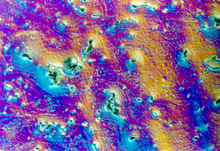
%> input picture Project_Code_Images/alu.tif, 220 x 151 px, shrunk from 572 x 392 before the run
$ octave CS443_Project.m   (GNU Octave 9; MATLAB toolbox functions it lacks are replaced by stand-ins)
%> lines starting %> are read from the running program, lines starting %| are printed output that depends on the picture
### myRGB2YCbCr.m
function [imOut] = MyRGB2YCbCr(imagePath)

% Read in image
im = imread(imagePath);

% Get Image Bitdepth PER CHANNEL. (grayscale -> R=G=B)
% (Matlab does 8 bit, 16 bit, and floating point from 0 to 1 for other
% depths)
if(isa(im,'uint8'))
    n = 8;
elseif(isa(im,'uint16'))
    n = 16;
elseif(isa(im,'double'))
    n = 0; %Bitdepth is not actually 0, but range is between 0 and 1
else %Otherwise, we don't know what it is
    Output = -1;
    return;
end


%% Convert image values into range 0 ... 1 if not already

if(n ~= 0)

    img(:,:,:) = double(im(:,:,:))/double(2^n-1);
else
    img(:,:,:) = im;
end
%% Convert RGB image to YCbCr
%disp("         b. Convert to YCbCr...")
% Multiply the [R;G;B] vector by this for each triplet of colors
A_YCbCr = [ 0.299,      0.587,     0.114;
           -0.1618736, -0.331264,  0.5;
            0.5,       -0.418688, -0.081312];
% Add this vector to end
b_YCbCr = [ 0;
            0.5;
            0.5];

% Decompose channels so we can do matrix multiplication
Rs = img(:,:,1);
Gs = img(:,:,2);
Bs = img(:,:,3);

% Calculate the matrices for Y, Cb, and Cr
Y = A_YCbCr(1,1)*Rs + A_YCbCr(1,2)*Gs + A_YCbCr(1,3)*Bs + b_YCbCr(1);
Cb = A_YCbCr(2,1)*Rs + A_YCbCr(2,2)*Gs + A_YCbCr(2,3)*Bs + b_YCbCr(2);
Cr = A_YCbCr(3,1)*Rs + A_YCbCr(3,2)*Gs + A_YCbCr(3,3)*Bs + b_YCbCr(3);


%% Convert the image back to RGB
%disp("         d. Convert to RGB...")
% Assign the Y, Cb, and Cr matrices to an image
imYCbCr = zeros(size(img,1),size(img,2),size(img,3));
imYCbCr(:,:,1) = Y;
imYCbCr(:,:,2) = Cb;
imYCbCr(:,:,3) = Cr;

imOut = imYCbCr.*255;

### chromaSubsample.m
function [imOut] = chromaSubsample(imYCbCr,subSampleType)
%CHROMASUBSAMPLE Summary of this function goes here
%   Detailed explanation goes here

%disp("       Subsampling: " + imagePath)
%disp("         a. Read in image and generate 3D matrix...")


img = imYCbCr;
Y = img(:,:,1);
Cb = img(:,:,2);
Cr = img(:,:,3);


%% Subsample the image and fill in the empty pixels
%disp("         c. Subsample...")
%%% Y component subsample
% If 1 sample - take first column of each 4
if(subSampleType(1) == 1)
    Y(:,2:4:end) = Y(:,1:4:end); % Set column equal to previous
    Y(:,3:4:end) = Y(:,2:4:end);
    Y(:,4:4:end) = Y(:,3:4:end);
% If 2 samples - take every other column
elseif(subSampleType(1) == 2)
    Y(:,2:4:end) = Y(:,1:4:end); % Set column equal to previous
    Y(:,4:4:end) = Y(:,3:4:end);
% If 3 samples - take the first 3
elseif(subSampleType(1) == 3)
    Y(:,4:4:end) = Y(:,3:4:end); % Set column equal to previous
% If 0 samples - set to 0
elseif(subSampleType(1) == 0)
    Y(:,:) = 0.0;
end


%%% Cr & Cb - First Row Subsample
% If 1 sample - take first column of each 4
if(subSampleType(2) == 1)
    % Cb Component
    Cb(1:2:end,2:4:end) = Cb(1:2:end,1:4:end); % Set column equal to previous
    Cb(1:2:end,3:4:end) = Cb(1:2:end,2:4:end);
    Cb(1:2:end,4:4:end) = Cb(1:2:end,3:4:end);

    % Cr Component
    Cr(1:2:end,2:4:end) = Cr(1:2:end,1:4:end);
    Cr(1:2:end,3:4:end) = Cr(1:2:end,2:4:end);
    Cr(1:2:end,4:4:end) = Cr(1:2:end,3:4:end);
% If 2 samples - take every other column
elseif(subSampleType(2) == 2)
    % Cb Component
    Cb(1:2:end,2:4:end) = Cb(1:2:end,1:4:end);
    Cb(1:2:end,4:4:end) = Cb(1:2:end,3:4:end);

    % Cr Component
    Cr(1:2:end,2:4:end) = Cr(1:2:end,1:4:end);
    Cr(1:2:end,4:4:end) = Cr(1:2:end,3:4:end);
% If 3 samples - take the first 3
elseif(subSampleType(2) == 3)
    % Cb Component
    Cb(1:2:end,4:4:end) = Cb(1:2:end,3:4:end);

    % Cr Component
    Cr(1:2:end,4:4:end) = Cr(1:2:end,3:4:end);
% If 0 samples - set to 0 for now
elseif(subSampleType(2) == 0)
    % Cb Component
    Cb(1:2:end,:) = 0.0;

    % Cr Component
    Cr(1:2:end,:) = 0.0;
end

%%% Cr & Cb - Second Row Subsample
% If 1 sample - take first column of each 4
if(subSampleType(3) == 1)
    % Cb Component
    Cb(2:2:end,2:4:end) = Cb(2:2:end,1:4:end); % Set column equal to previous
    Cb(2:2:end,3:4:end) = Cb(2:2:end,2:4:end);
    Cb(2:2:end,4:4:end) = Cb(2:2:end,3:4:end);

    % Cr Component
    Cr(2:2:end,2:4:end) = Cr(2:2:end,1:4:end);
    Cr(2:2:end,3:4:end) = Cr(2:2:end,2:4:end);
    Cr(2:2:end,4:4:end) = Cr(2:2:end,3:4:end);
% If 2 samples - take every other column
elseif(subSampleType(3) == 2)
    % Cb Component
    Cb(2:2:end,2:4:end) = Cb(2:2:end,1:4:end);
    Cb(2:2:end,4:4:end) = Cb(2:2:end,3:4:end);

    % Cr Component
    Cr(2:2:end,2:4:end) = Cr(2:2:end,1:4:end);
    Cr(2:2:end,4:4:end) = Cr(2:2:end,3:4:end);
% If 3 samples - take the first 3
elseif(subSampleType(3) == 3)
    % Cb Component
    Cb(2:2:end,4:4:end) = Cb(2:2:end,3:4:end);

    % Cr Component
    Cr(2:2:end,4:4:end) = Cr(2:2:end,3:4:end);
% If 0 samples - set to first row
elseif(subSampleType(3) == 0)
    if(mod(size(Y,1),2) == 0) % Handle odd number of rows
        start = 1;
    else
        start = 3;
    end
    % Cb Component
    Cb(2:2:end,:) = Cb(start:2:end,:); % Set row equal to previous

    % Cr Component
    Cr(2:2:end,:) = Cr(start:2:end,:);
end


% If the 1st row has no samples, now we fill it in with the 2nd row
if(subSampleType(2) == 0)
    if(mod(size(Y,1),2) == 0) % Handle odd number of rows
        start = 1;
    else
        start = 3;
    end
    % Cb Component
    Cb(start:2:end,:) = Cb(2:2:end,:); % Set row equal to next

    % Cr Component
    Cr(start:2:end,:) = Cr(2:2:end,:);
end


imYCbCr(:,:,1) = Y;
imYCbCr(:,:,2) = Cb;
imYCbCr(:,:,3) = Cr;


imOut = imYCbCr;
end

### DCT2D.m
function [imDCT] = DCT2D(imYCbCr,N)
%DCT2D Summary of this function goes here
%   Detailed explanation goes here

im = zeros(size(imYCbCr,1)+N-mod(size(imYCbCr,1),N),size(imYCbCr,2)+N-mod(size(imYCbCr,2),N),3);
im(1:size(imYCbCr,1),1:size(imYCbCr,2),:) = imYCbCr;

C = @(x) (x>0)*sqrt(2/N) + (x==0)*sqrt(1/N);

Basis = @(u,v,i,j) cos(((2*i+1).*u.*pi)./(2.*N)).* cos(((2.*j+1).*v.*pi)./(2.*N));


Fuv = zeros(size(im));


% Group Image into DCT Blocks
for x = 1:N:size(im,1)
    for y = 1:N:size(im,2)

        % Loop through each DCT block and apply DCT
        for u = 0:1:N-1
            for v = 0:1:N-1

                Ysum = 0;
                Cbsum = 0;
                Crsum = 0;
                for i = 0:1:N-1
                    for j = 0:1:N-1
                        if(x+i <=size(im,1) && y+j <= size(im,2))
                            Ysum = Ysum + Basis(u,v,i,j)*im(x+i,y+j,1);
                            Cbsum = Cbsum + Basis(u,v,i,j)*im(x+i,y+j,2);
                            Crsum = Crsum + Basis(u,v,i,j)*im(x+i,y+j,3);
% [8 lines of commented-out code are left out]
                        end
                    end
                end

                firstTerm = C(u)*C(v);


                if(x+u <= size(im,1) && y+v <=size(im,2))
                    Fuv(x+u,y+v,1) = firstTerm * Ysum;
                    Fuv(x+u,y+v,2) = firstTerm * Cbsum;
                    Fuv(x+u,y+v,3) = firstTerm * Crsum;
                elseif(x+u <= size(im,1))
                elseif(y+v <=size(im,2))
            end
        end


    end
end


imDCT = Fuv;
end

### CS443_Project.m
% CS443 Project
% Group Members:
%   Nathan Ulmer
%   Dian Hernandez
%   Juley Yeager
%   Jared Nicoll
%   Dalton Johnson
%
% Spring 2021
clear all; close all; clc;

% Path to the images and provided files for the project
addpath("Project_Code_Images");

% ALU Image path
ALU = input("Enter first Image Path: ",'s')
%> the answer given: Project_Code_Images/alu.tif

% Tulips Image path
TULIPS = input("Enter Second Image Path: ",'s')
%> the answer given: Project_Code_Images/tulips.png

disp("Processing Images, this may take a while.")


%% Project Description
% The goal of this project is to imlement the lossy compression part of the
% JPEG algorithm. It implements and applies the specified JPEG algorithm
% for the two included images in Project_Code_Images.

%% Step 1: Compression

disp("1. Reading in Images")
aluOriginal = double(imread(ALU));
tulipOriginal = double(imread(TULIPS));
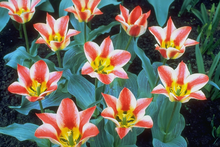
%> input picture Project_Code_Images/tulips.png, 220 x 147 px, shrunk from 768 x 512 before the run

disp("2. Converting Images to YCbCr Color Space")
% 1. Convert RGB components to YCbCr (using HW 2)
aluYCbCr = myRGB2YCbCr(ALU);
%> in MyRGB2YCbCr, im is the input picture: size 151x220x3 uint8; mean R, G, B 127.4, 97, 150.2
%> in MyRGB2YCbCr, `Gs = img(:,:,2);`:
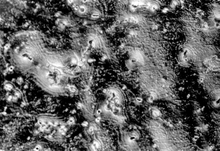
%> Gs: size 151x220 double; min 0, max 1, mean 0.381
tulipYCbCr = myRGB2YCbCr(TULIPS);
%> call 2 of MyRGB2YCbCr, with imagePath = 'Project_Code_Images/tulips.png'
%> in MyRGB2YCbCr, im is the input picture: size 147x220x3 uint8; mean R, G, B 109.5, 104, 91.1
%> in MyRGB2YCbCr (call 2), `Rs = img(:,:,1);`:
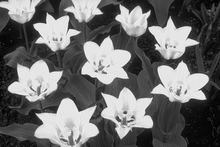
%> Rs: size 147x220 double; min 0, max 0.973, mean 0.429
%> in MyRGB2YCbCr (call 2), `Y = A_YCbCr(1,1)*Rs + A_YCbCr(1,2)*Gs + A_YCbCr(1,3)*Bs + b_YCbCr(1);`:
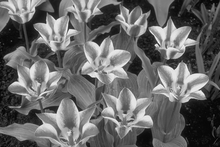
%> Y: size 147x220 double; min 0.00622, max 0.967, mean 0.409

disp("3. Subsampling images at 4:2:0 pattern")
% 2. Perform chroma subsampling 4:2:0 (use HW2)
aluSS = chromaSubsample(aluYCbCr,[4,2,0]);
tulipSS = chromaSubsample(tulipYCbCr,[4,2,0]);
%> call 2 of chromaSubsample, with subSampleType = [4 2 0]
%> in chromaSubsample (call 2), `Cb(1:2:end,2:4:end) = Cb(1:2:end,1:4:end);`: Cb: size 147x220 double; min 17.45, max 166.9, mean 120.9; mean of the top-left, top-right, bottom-left and bottom-right quarters 120, 122.9, 120.4, 120.2
%> in chromaSubsample (call 2), `Cb(1:2:end,4:4:end) = Cb(1:2:end,3:4:end);`: Cb: size 147x220 double; min 18.08, max 166.1, mean 120.9
%> in chromaSubsample (call 2), `Cr(1:2:end,2:4:end) = Cr(1:2:end,1:4:end);`: Cr: size 147x220 double; min 75.98, max 212.5, mean 131.3
%> in chromaSubsample (call 2), `Cr(1:2:end,4:4:end) = Cr(1:2:end,3:4:end);`:
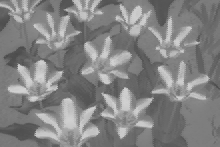
%> Cr: size 147x220 double; min 75.98, max 212.5, mean 131.3; mean of the top-left, top-right, bottom-left and bottom-right quarters 132.1, 129.9, 134.3, 128.8
%> in chromaSubsample (call 2), `Cb(2:2:end,:) = Cb(start:2:end,:);`:
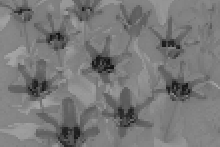
%> Cb: size 147x220 double; min 18.89, max 166.1, mean 120.9
%> in chromaSubsample (call 2), `imYCbCr(:,:,3) = Cr;`:
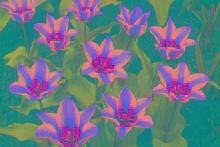
%> imYCbCr: size 147x220x3 double; mean R, G, B 104.2, 120.9, 131.3; mean of the top-left, top-right, bottom-left and bottom-right quarters 121.5, 115.5, 122.1, 116.2


% 3. Apply 2D DCT transform (N=M=8) on Y, Cb, and Cr components (see
% dctbasis.m)
N = 8;
disp("4. Processing DCT2D algorithm, you may want to go make some coffee")
aluDCT = DCT2D(aluSS, N);
%> (the run ends here)
